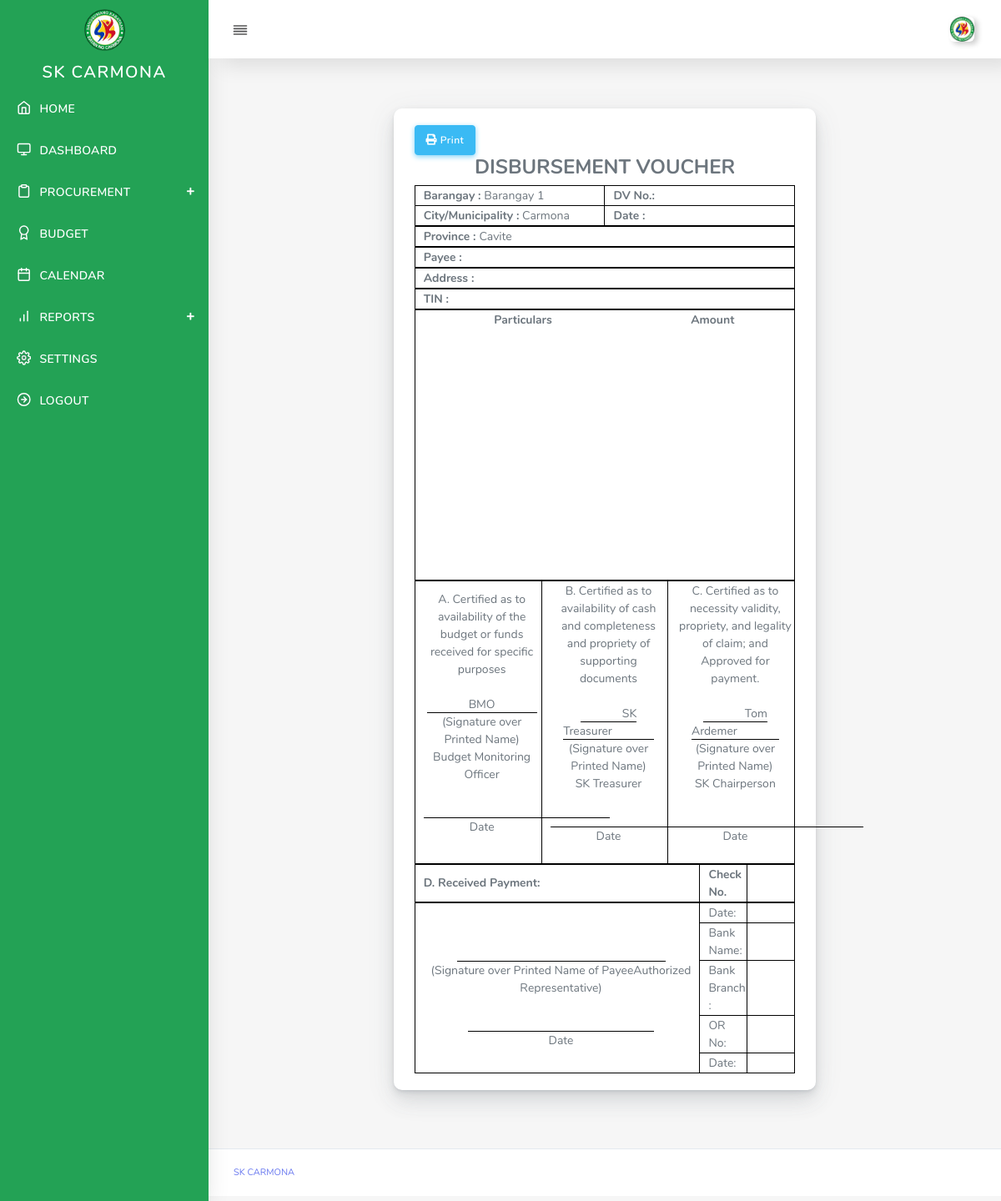
/user/procurement-dv.php (signed in), run on the app's committed database.
### tables this page shows
CREATE TABLE `skaccount` (
  `brgyID` int(11) NOT NULL,
  `barangay_name` varchar(32) NOT NULL,
  `username` varchar(32) NOT NULL,
  `password` varchar(32) NOT NULL,
  `img_profile` text NOT NULL,
  `sk_chairman` varchar(100) NOT NULL,
  `vice_chairman` varchar(100) NOT NULL,
  `secretary` varchar(100) NOT NULL,
  `member1` varchar(100) NOT NULL,
  `member2` varchar(100) NOT NULL,
  `member3` varchar(100) NOT NULL,
  `procuring` varchar(100) NOT NULL,
  `brgy_captain` varchar(100) NOT NULL,
  `committee_approriations` varchar(100) NOT NULL,
  `sk_treasurer` varchar(100) NOT NULL,
  `ai_committee` varchar(100) NOT NULL,
  `budget_officer` varchar(50) NOT NULL,
  `city` varchar(100) NOT NULL,
  `province` varchar(100) NOT NULL,
  `contact` varchar(100) NOT NULL
);

### controller/sk-procurement-reports.php (called while the page is built, shortened)
<?php
$data  = $_SESSION['brgyID'];

### user/procurement-dv.php (the view, shortened to what this page needs)
<?php include('header.php'); ?>
<?php include('nav.php'); ?>
<?php include('../controller/sk-procurement-reports.php'); ?>
	<div class="main-content">
	<div class="row justify-content-center">
	 <div class="col-7">
		    <div class="card">
                  <div class="card-body">
				  <button class="btn btn-info btn-md" type="button" onclick="printDiv('printableArea')"/><i class="fas fa-print"></i> Print </button>
					<?php
					$proid = base64_decode(urldecode($_GET['data']));
					$pr	   = $mysqli->query("SELECT * FROM dv_report where brgy_id='$data' and pro_id='$proid'");
					$prres = $pr->fetch_assoc();
					$brgy	 = $mysqli->query("SELECT * FROM skaccount where brgyID ='$data'");
					$brgyres = $brgy->fetch_assoc();
					?>
				  <div id="printableArea">
					  <center><h4>DISBURSEMENT VOUCHER</h4> </center>
					  <table class="table-1" style="border:1px solid black;" >
						<tr>
							<td colspan="6"> <strong> Barangay : </strong>  <?php echo $brgyres['barangay_name'];?></td>
							<td colspan="6"><strong> DV No.:</strong>  <?php echo $prres['dvno'];?></td>
						</tr>
						<tr>
							<td colspan="6"><strong> City/Municipality :</strong>  <?php echo $brgyres['city'];?></td>
							<td colspan="6"><strong> Date : </strong> <?php echo $prres['datedv'];?> </td>
						</tr>
                      </table>
					  <table class="table-1" style="border:0px solid black;" >
						<tr>
							<td colspan="6"> <strong> Province : </strong>  <?php echo $brgyres['province'];?></td>
						</tr>
                      </table>
					  <table class="table-1" style="border:0px solid black;" >
						<tr>
							<td colspan="6"> <strong> Payee : </strong>  <?php echo $prres['payee'];?></td>
						</tr>
                      </table>
					  <table class="table-1" style="border:0px solid black;" >
						<tr>
							<td colspan="6"> <strong> Address : </strong>  <?php echo $prres['address'];?></td>
						</tr>
                      </table>
					  <table class="table-1" style="border:0px solid black;" >
						<tr>
							<td colspan="6"> <strong> TIN : </strong>  <?php echo $prres['tin'];?></td>
						</tr>
                      </table>
                      <table class="table-2" style="border:1px solid black;width: 100%;">
                        <thead>
                          <tr>
                            <th class="text-center">Particulars</th>
                            <th class="text-center">Amount</th>
                          </tr>
                        </thead>
						<tbody>
						<tr><td   colspan="6" class="text-center"></td></tr>
						</tbody>
                      </table>
					    <table class="table-1" style="border:1px solid black;" >
						<tr style=" height: 310px;">
							<td colspan="6" class="text-center">
									A. Certified as to availability of the budget or funds received for specific purposes
									<br><br>
									<span style="border-bottom: 1px solid black; padding-left: 50px"><?php echo $brgyres['budget_officer'];?></span><span style="border-bottom: 1px solid black; padding-left: 50px"></span>
									<br> (Signature over Printed Name) <br>Budget Monitoring Officer
								<br>
								<br>
								<span style="border-bottom: 1px solid black; padding-left: 220px">&nbsp;</span>
								<br>
								Date
								<br>
								<br>
							</td>
							<td colspan="6" class="text-center">
								B. Certified as to availability of cash and completeness and propriety of supporting documents
								<br><br>
									<span style="border-bottom: 1px solid black; padding-left: 50px"><?php echo $brgyres['sk_treasurer'];?></span><span style="border-bottom: 1px solid black; padding-left: 50px"></span>
								<br> (Signature over Printed Name) <br> SK Treasurer
								<br>
								<br>
								<span style="border-bottom: 1px solid black; padding-left: 220px">&nbsp;</span>
								<br>
								Date
								<br>
								<br>
							</td>
							<td colspan="6" class="text-center">
								C. Certified as to necessity validity, propriety, and legality of claim; and Approved for payment.
								<br><br>
									<span style="border-bottom: 1px solid black; padding-left: 50px"><?php echo $brgyres['sk_chairman'];?></span><span style="border-bottom: 1px solid black; padding-left: 50px"></span>
								<br> (Signature over Printed Name) <br> SK Chairperson
								<br>
								<br>
								<span style="border-bottom: 1px solid black; padding-left: 220px">&nbsp;</span>
								<br>
								Date
								<br>
								<br>
							</td>
						</tr>
                      </table>
					    <table class="table-1" style="border:1px solid black;" >
						<tr>
							<td colspan="6"> <strong> D. Received Payment: </strong> </td>
							<td colspan="0"> <strong>Check No. </strong> </td>
							<td colspan="0"> <strong></strong> </td>
						</tr>
                      </table>
					  <table class="table-1" >
					  <tr >
						<td rowspan="5" colspan="6" class="text-center"><br><br>
									<span style="border-bottom: 1px solid black; padding-left: 250px"></span>
								<br>(Signature over Printed Name of PayeeAuthorized Representative)
								<br>
								<br>
								<span style="border-bottom: 1px solid black; padding-left: 220px">&nbsp;</span>
								<br>
								Date
								<br>
								<br></td>
					  <td>Date: </td>
					  <td></td>
					  </tr>
					   <tr>
						 <td>Bank Name:</td>
						  <td></td>
					  </tr>
						<tr>
						 <td>Bank Branch:</td>
					  	 <td></td>
					  </tr>
						<tr>
						 <td>OR No:</td>
					  	 <td></td>
					  </tr>
					  <tr>
						 <td>Date:</td>
					  	 <td></td>
					  </tr>
					</table>
                  </div>
                </div>
                </div>
           </div>
           </div>
   </div>
<?php require('footer.php'); ?>

### user/nav.php (shortened to what this page needs)
<?php
include('../config/database.php');
$data     = $_SESSION['brgyID'];
$settings1 = $mysqli->query("SELECT * FROM skaccount where brgyID ='$data'");
while($val1 = $settings1->fetch_object()){
	$profile =  $val1->img_profile;
}
?>
<body>
  <div id="app">
    <div class="main-wrapper main-wrapper-1">
      <div class="navbar-bg"></div>
      <nav class="navbar navbar-expand-lg main-navbar sticky">
        <div class="form-inline mr-auto">
          <ul class="navbar-nav mr-3">
            <li><a href="#" data-toggle="sidebar" class="nav-link nav-link-lg collapse-btn"> <i data-feather="align-justify"></i></a></li>
          </ul>
        </div>
        <ul class="navbar-nav navbar-right">
          <li class="dropdown"><a href="#" data-toggle="dropdown"
              class="nav-link dropdown-toggle nav-link-lg nav-link-user"> <img alt="image" src="../assets/img/barangay/<?php echo $profile;?>"
                class="user-img-radious-style"> <span class="d-sm-none d-lg-inline-block"></span></a>
          </li>
        </ul>
      </nav>
      <div class="main-sidebar sidebar-style-2">
        <aside id="sidebar-wrapper" >
          <div class="sidebar-brand">
            <a href="#"> <img alt="image" src="../assets/img/sk-logo.png" class="header-logo" />
            </a>
          </div>
          <ul class="sidebar-menu" style="background-color:#23a255 !important;">
            <li class="menu-header"><center>SK CARMONA</center></li>
            <li class="dropdown <?php echo $index;?>">
              <a href="index.php" class="nav-link"><i data-feather="home"></i><span>HOME</span></a>
            </li>
			<li class="dropdown <?php echo $dashboard;?>">
              <a href="dashboard.php" class="nav-link"><i data-feather="monitor"></i><span>DASHBOARD</span></a>
            </li>
			<li class="dropdown <?php echo $procurement;?>">
              <a href="procurement.php" class="menu-toggle nav-link has-dropdown"><i data-feather="clipboard"></i><span>PROCUREMENT</span></a>
            </li>
			<li class="dropdown <?php echo $budget;?>">
              <a href="budget.php" class="nav-link"><i data-feather="award"></i><span>BUDGET </span></a>
            </li>
			<li class="dropdown <?php echo $calendar;?>">
              <a href="calendar.php" class="nav-link"><i data-feather="calendar"></i><span>CALENDAR </span></a>
            </li>
			<li class="dropdown <?php echo $reports;?>">
              <a href="announcement.php" class="menu-toggle nav-link has-dropdown"><i data-feather="bar-chart"></i><span>REPORTS </span></a>
            </li>
			<li class="dropdown <?php echo $settings;?>">
              <a href="settings.php" class="nav-link"><i data-feather="settings"></i><span> SETTINGS </span></a>
            </li>
			<li class="dropdown ">
              <a href="logout.php" class="nav-link"><i data-feather="arrow-right-circle"></i><span>LOGOUT</span></a>
            </li>
          </ul>
        </aside>
      </div>

### user/procurement-dv.php (style rules this page uses)
.table-1 { width: 100%; table-layout: fixed; }
.table-1 td { border: 1pt solid black; padding-left: 10px; }
.table-2 tbody tr:last-child { height:300px; }

### data on the page
skaccount: img_profile (picture), barangay_name "Barangay 1", city "Carmona", province "Cavite", budget_officer "BMO", sk_treasurer "SK Treasurer", sk_chairman "Tom Ardemer"
